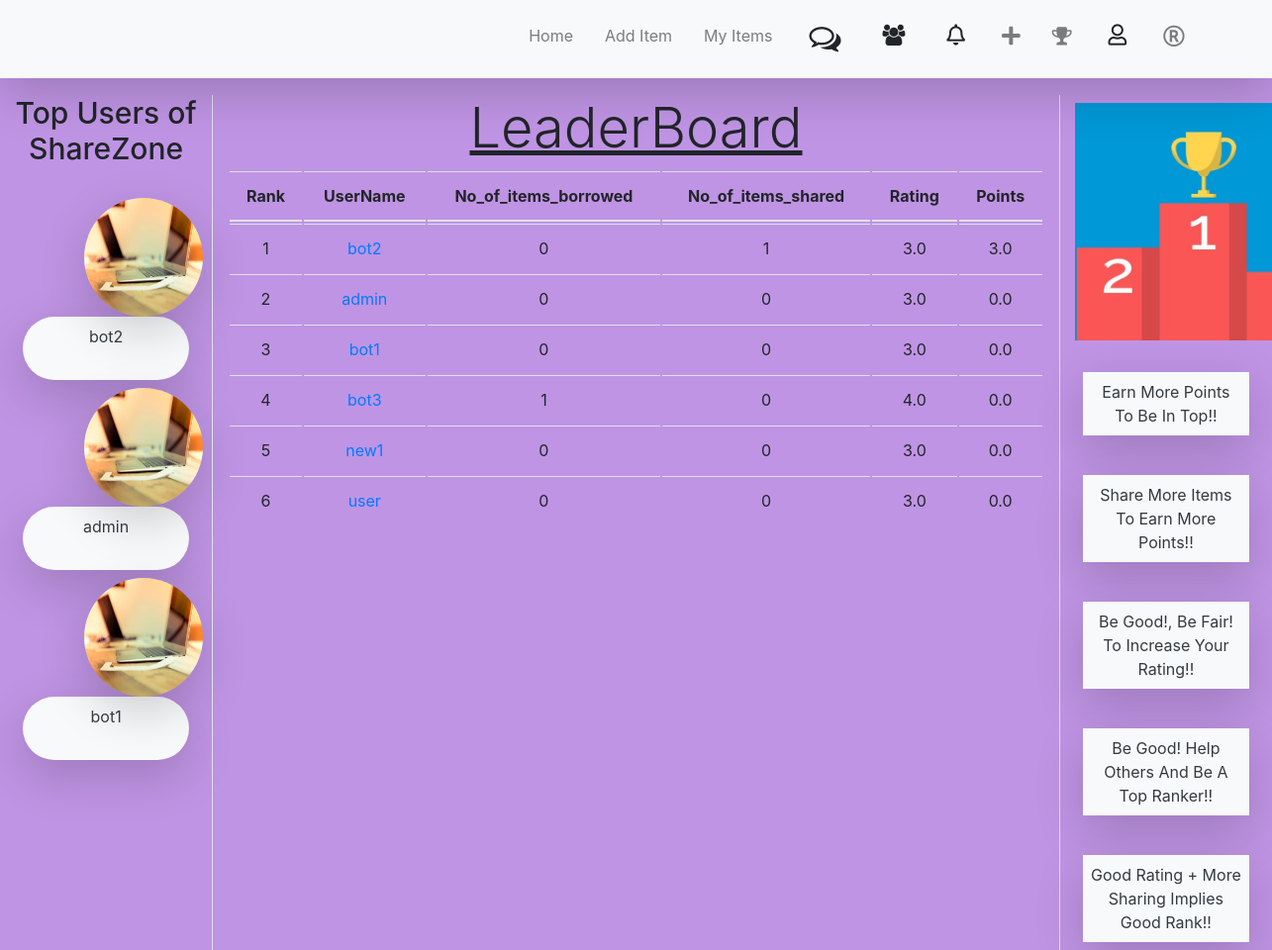
/leaderboard/ (signed in), run on the app's committed database.
### rating/models.py (models this page shows)
class Leaderboard(models.Model):
    user = models.OneToOneField(User, on_delete=models.CASCADE)
    borrowed_n = models.IntegerField(default=0)
    shared_n = models.IntegerField(default=0)
    total_rating = models.IntegerField(default=0)
    avg_rating = models.FloatField(default=3)
    points = models.FloatField(default=0)

### profiles/models.py (models this page shows, shortened)
class Profiles(models.Model):
    user = models.OneToOneField(User, on_delete=models.CASCADE, primary_key=True)
    image = models.ImageField(default='profile_pics/default.jpg', upload_to='profile_pics')
    phone = PhoneNumberField(null=True, blank=False, unique=True)

### rating/views.py (the view)
# urls.py: path('leaderboard/', rate_views.leaderboard, name='leaderboard'),
def leaderboard(request):
    context = {
    'users' :  Leaderboard.objects.all().order_by('-points'),
    'user_top' : Leaderboard.objects.all().order_by('-points')[0:3],
    'count': Notification.objects.filter(user=request.user, viewed=False, type="Personal")|
                Notification.objects.filter(user=request.user, viewed=False, type="PERSONAL")|
                Notification.objects.filter(user=request.user, viewed=False, type="Item")|
                Notification.objects.filter(user=request.user, viewed=False, type="Group"),
     'count_a': Notification.objects.filter(user=request.user, viewed=False, type="PERSONAL"),
     'count_i': Notification.objects.filter(user=request.user, viewed=False, type="Item"),
     'count_g': Notification.objects.filter(user=request.user, viewed=False, type="Group"),
     'count_f': Notification.objects.filter(user=request.user, viewed=False, type="Friend"),
    }
    return render(request, 'rating/leaderboard.html', context)

### rating/templates/rating/leaderboard.html (shortened to what this page needs)
{% extends "userapp/base.html" %}
{% load static %}
{% block content %}
 <link rel="stylesheet" href= "{% static 'rating/leader.css' %}">
 <div class="container-fluid pt-5">
         <div class="row pt-5">
         <div class="col-lg-2 text-center">
             <h5 style="font-size: 30px">Top Users of ShareZone</h5><br>
             {% for top in user_top %}
                 <img class="pull-left rounded-circle shadow-lg" hspace="70" height="120" width="120" src="{{ top.user.profiles.image.url }}" alt="">
                 <a class="text-decoration-none  text-dark" href="{% url 'user-profile' top.user.username %}"> <br><br><br><br>
                 <div class="list-group p-2 m-2 bg-light shadow-lg rounded-pill">
                     <li class="list-group text-decoration-none  text-dark">{{ top.user.username }}</li> <br>
                 </div>
                 </a>
             {% endfor %}
         </div>
         <div class="col-lg-8 border-left border-right text-center">
             <h5 class="display-4"><u>LeaderBoard</u></h5>
             <body>
             <table class="table">
             <thead>
              <tr>
              <th scope="col">Rank</th>
              <th scope="col">UserName</th>
              <th scope="col">No_of_items_borrowed</th>
              <th scope="col">No_of_items_shared</th>
              <th scope="col">Rating</th>
              <th scope="col">Points</th>
              </tr>
            </thead>
            <tbody>
            {% for user in users %}
            <tr>
            <td></td>
            <td><a href="{% url 'user-profile' user.user %}">{{ user.user }}</a></td>
            <td>{{ user.borrowed_n }}</td>
            <td>{{ user.shared_n }}</td>
            <td>{{ user.avg_rating }}</td>
            <td>{{ user.points }}</td>
            </tr>
{% endfor %}
</tbody>
</table>
         </div>
         <div class="col-lg-2 text-center">
              <img src="{% static 'rating/leaderboards.jpg' %}" alt="" height="240" width="260">
              <a class="text-decoration-none  text-dark"> <br>
              <div class="list-group p-2 m-2 bg-light shadow-lg square-pill">
                  <li class="list-group text-decoration-none  text-dark">Earn More Points To Be In Top!!</li>
                  </div>
                  <a>
              <a class="text-decoration-none  text-dark"> <br>
              <div class="list-group p-2 m-2 bg-light shadow-lg square-pill">
                  <li class="list-group text-decoration-none  text-dark">Share More Items To Earn More Points!!</li>
              </div>
              <a>
                <a class="text-decoration-none  text-dark"> <br>
                <div class="list-group p-2 m-2 bg-light shadow-lg square-pill">
                    <li class="list-group text-decoration-none  text-dark">Be Good!, Be Fair! To Increase Your Rating!!</li>
                </div>
                <a>
                  <a class="text-decoration-none  text-dark"> <br>
                  <div class="list-group p-2 m-2 bg-light shadow-lg square-pill">
                      <li class="list-group text-decoration-none  text-dark">Be Good! Help Others And Be A Top Ranker!!</li>
                  </div>
                  <a>
                <a class="text-decoration-none  text-dark"> <br>
                <div class="list-group p-2 m-2 bg-light shadow-lg square-pill">
                    <li class="list-group text-decoration-none  text-dark">Good Rating + More Sharing Implies Good Rank!!</li>
                </div>
              </div>
         </div>
     </div>
 {% endblock content %}

### userapp/templates/userapp/base.html (shortened to what this page needs)
{% load static %}
{% load crispy_forms_tags %}
<!DOCTYPE html>
<html lang="en">
<head>
  <link rel="stylesheet" href="https://stackpath.bootstrapcdn.com/bootstrap/4.4.1/css/bootstrap.min.css">
    <link rel="stylesheet" href="https://cdnjs.cloudflare.com/ajax/libs/font-awesome/5.12.1/css/all.min.css">
    <link rel="stylesheet" type="text/css" href="https://cdnjs.cloudflare.com/ajax/libs/aos/2.2.0/aos.css">
    <link rel="stylesheet" href="https://cdnjs.cloudflare.com/ajax/libs/font-awesome/4.7.0/css/font-awesome.min.css">
</head>
<body>
            <nav class="navbar  navbar-expand-lg navbar-light fixed-top px-0 pt-3 pb-3 bg-light shadow-lg" >
              <div class="collapse navbar-collapse  px-5" id="navbarNav">
                  <div class="container p-0 ">
                    <ul class="navbar-nav ml-auto">
                        <li class="nav-item  px-2">
                            <a class="nav-link" data-toggle="tooltip" data-placement="bottom" title="Home" href="{% url 'dashboard' %}">Home<span class="sr-only">(current)</span></a>
                        </li>
                        <li class="nav-item px-2">
                            <a class="nav-link" data-toggle="tooltip" data-placement="bottom" title="New" href="{% url 'Itemlist-create' %}">Add Item</a>
                        </li>
                        <li class="nav-item px-2">
                            <a class="nav-link" data-toggle="tooltip" data-placement="bottom" title="Show items" href="{% url 'user-itemslist' user.username %}">My Items</a>
                        </li>
                        <li class="nav-item px-2">
                            <div class="dropdown p-0">
                               <button class="btn"  type="button" id="dropdownMenuButton" data-toggle="dropdown" aria-haspopup="true" aria-expanded="false">
                                   <i class="fa fa-comments-o fa-2x" data-toggle="tooltip" data-placement="bottom" title="Personalisation"></i>
                               </button>
                            </div>
                       </li>
                           <li class="nav-item px-2">
                         <a href="{% url 'friends' %}">
                        <button class="btn" type="button" aria-haspopup="true" aria-expanded="false">
                            <i class="fa fa-users fa-lg" data-toggle="tooltip" data-placement="bottom" title="Personalisation"></i>
                        </button>
                        </a>
                        </li>
                        <li class="nav-item px-2">
                             <div class="dropdown p-0">
                                <button class="btn"  type="button" id="dropdownMenuButton" data-toggle="dropdown" aria-haspopup="true" aria-expanded="false">
                                    <i class="far fa-bell fa-lg" data-toggle="tooltip" data-placement="bottom" title="Personalisation"></i>
                                </button>
                             </div>
                        </li>
                        <li class="nav-item px-2">
                            <a class="nav-link" href="{% url 'create-group' %}"><i class="fas fa-plus fa-lg"></i></a>
                        </li>
                        <li class="nav-item px-2">
                            <a class="nav-link" href="{% url 'leaderboard' %}"><i class="fa fa-trophy fa-lg" ari-hidden="true"></i></a>
                        </li>
                        <li class="nav-item px-2">
                             <div class="dropdown p-0">
                                <button class="btn"  type="button" id="dropdownMenuButton" data-toggle="dropdown" aria-haspopup="true" aria-expanded="false">
                                    <i class="far fa-user p-0 m-0 fa-lg" data-toggle="tooltip" data-placement="bottom" title="Personalisation"></i>
                                </button>
                             </div>
                        </li>
                        <li class="nav-item px-2">
                            <a class="nav-link" href="{% url 'give-report' user.username %}"><i class="fa fa-registered fa-lg" aria-hidden="true"></i></a>
                        </li>
                    </ul>
                  </div>
                </div>
            </nav>
{% block content %}
{% endblock content %}
</body>
</html>

### rating/static/rating/leader.css (style rules this page uses)
tbody { counter-reset: Count-Value; }
table { border-collapse: separate; }
tr td:first-child:before { counter-increment: Count-Value; content: counter(Count-Value); }

### data on the page
Leaderboard: user.profiles.image (placeholder picture), user.username "bot2", user "bot2", borrowed_n "0", shared_n "1", avg_rating "3.0", points "3.0"
Leaderboard: user.profiles.image (placeholder picture), user.username "admin", user "admin", borrowed_n "0", shared_n "0", avg_rating "3.0", points "0.0"
Leaderboard: user.profiles.image (placeholder picture), user.username "bot1", user "bot1", borrowed_n "0", shared_n "0", avg_rating "3.0", points "0.0"
Leaderboard: user "bot3", borrowed_n "1", shared_n "0", avg_rating "4.0", points "0.0"
Leaderboard: user "new1", borrowed_n "0", shared_n "0", avg_rating "3.0", points "0.0"
Leaderboard: user "user", borrowed_n "0", shared_n "0", avg_rating "3.0", points "0.0"
